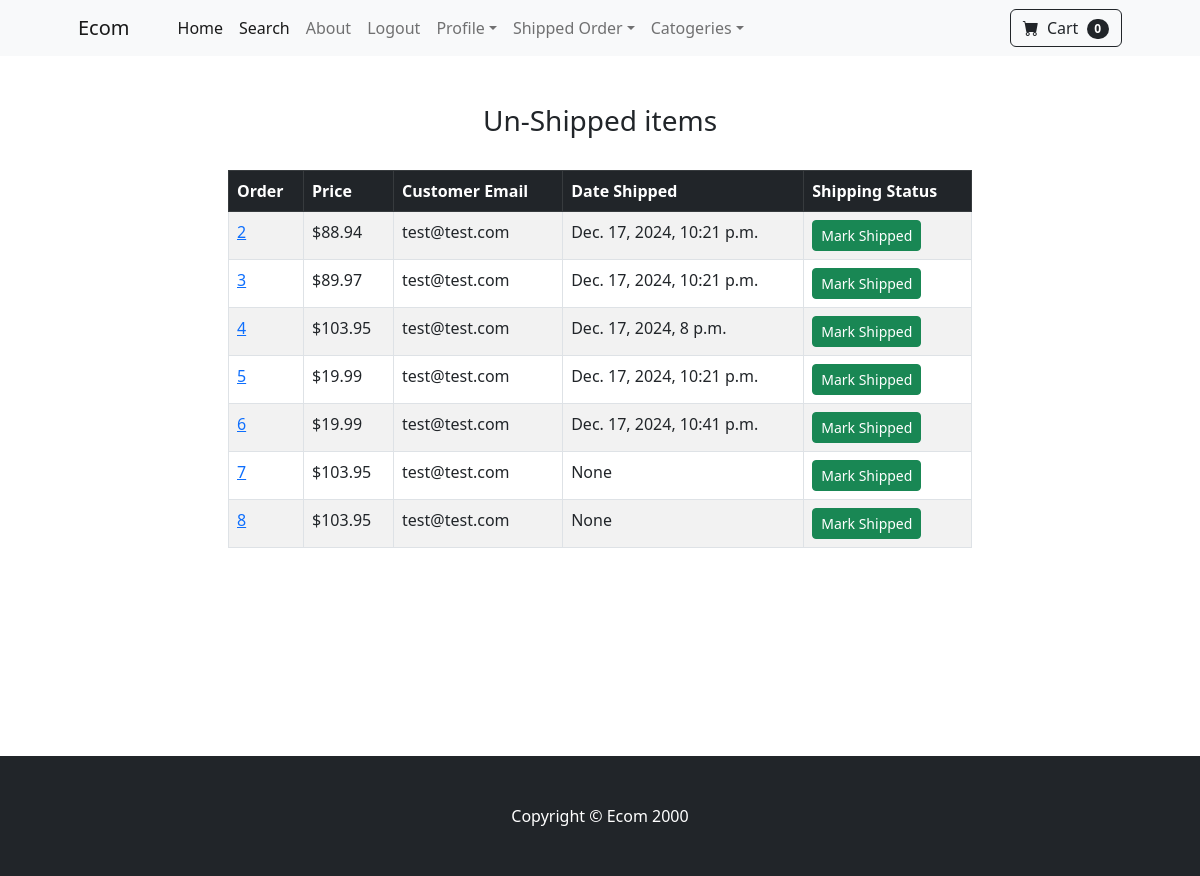
Page /payment/not_shipped_dash (signed in) on the committed database.
### payment/models.py (models this page shows, shortened)
class Order(models.Model):
    user = models.ForeignKey(User, on_delete=models.CASCADE, null = True, blank= True)
    full_name =models.CharField(max_length=255)
    email = models.EmailField(max_length=255)
    shipping_address = models.TextField(max_length=15000)
    amount_paid = models.DecimalField(max_digits=7, decimal_places=2)
    date_ordered = models.DateTimeField(auto_now_add=True)
    shipped = models.BooleanField(default=False)
    date_shipped = models.DateTimeField(blank=True, null=True)

### payment/views.py (the view, shortened to what this page needs)
# urls.py: path('not_shipped_dash',views.not_shipped_dash, name = 'not_shipped_dash'),
def not_shipped_dash(request):
    if request.user.is_authenticated and request.user.is_superuser:
        orders = Order.objects.filter(shipped=False)
        return render(request,  'payment/not_shipped_dash.html',{'orders':orders})
    else:
        messages.success(request,'Access Denied')
        return redirect('home')

### cart/cart.py (called while the page is built)
    def __len__(self):
        return len(self.cart)

### cart/context_processor.py (called while the page is built)
def cart(request):
    return {'cart':Cart(request)}

### payment/templates/payment/not_shipped_dash.html (shortened to what this page needs)
{% extends "base.html" %}
{% block content %}
    <div class='container'>
        <div class="row">
            <center>
                <div class="col-8">
                    <br><br>
                    <h3>Un-Shipped items</h3>
                    <br>
                    <table class="table table-striped table-hover table-bordered">
                        <thead class='table-dark'>
                          <tr>
                            <th scope="col">Order</th>
                            <th scope="col">Price</th>
                            <th scope="col">Customer Email</th>
                            <th scope="col">Date Shipped</th>
                            <th scope="col">Shipping Status</th>
                          </tr>
                        </thead>
                        <tbody>
                            {% for item in orders %}
                          <tr>
                            <td><a href="{% url 'orders' item.id %}">{{ item.id }} </a></td>
                            <td>${{ item.amount_paid }}</td>
                            <td>{{ item.email }}</td>
                            <td>{{ item.date_shipped }}</td>
                            <td>
                                <form method = 'POST'>
                                    <button type='submit' class='btn btn-success btn-sm'>Mark Shipped</button>
                                </form>
                            </td>
                          </tr>
                         {% endfor %}
                        </tbody>
                      </table>
                    <br><br><br><br><br><br><br><br>
                </div>
            </center>
        </div>
    </div>
{% endblock %}

### rows in the picture
Order: id "2", amount_paid "88.94", email "test@test.com", date_shipped "Dec. 17, 2024, 10:21 p.m."
Order: id "3", amount_paid "89.97", email "test@test.com", date_shipped "Dec. 17, 2024, 10:21 p.m."
Order: id "4", amount_paid "103.95", email "test@test.com", date_shipped "Dec. 17, 2024, 8 p.m."
Order: id "5", amount_paid "19.99", email "test@test.com", date_shipped "Dec. 17, 2024, 10:21 p.m."
Order: id "6", amount_paid "19.99", email "test@test.com", date_shipped "Dec. 17, 2024, 10:41 p.m."
Order: id "7", amount_paid "103.95", email "test@test.com", date_shipped "None"
Order: id "8", amount_paid "103.95", email "test@test.com", date_shipped "None"

### other values in the picture
{{ cart|length }} "0"
